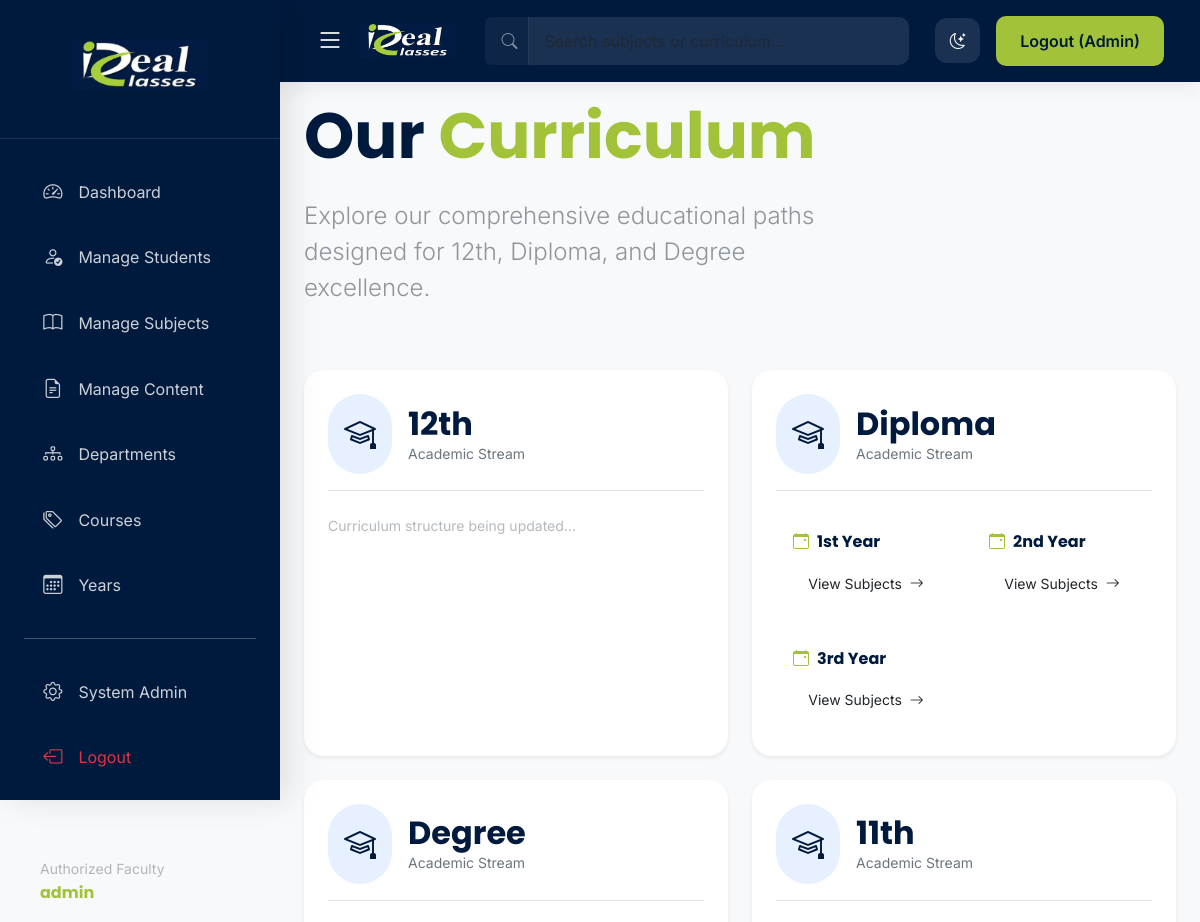
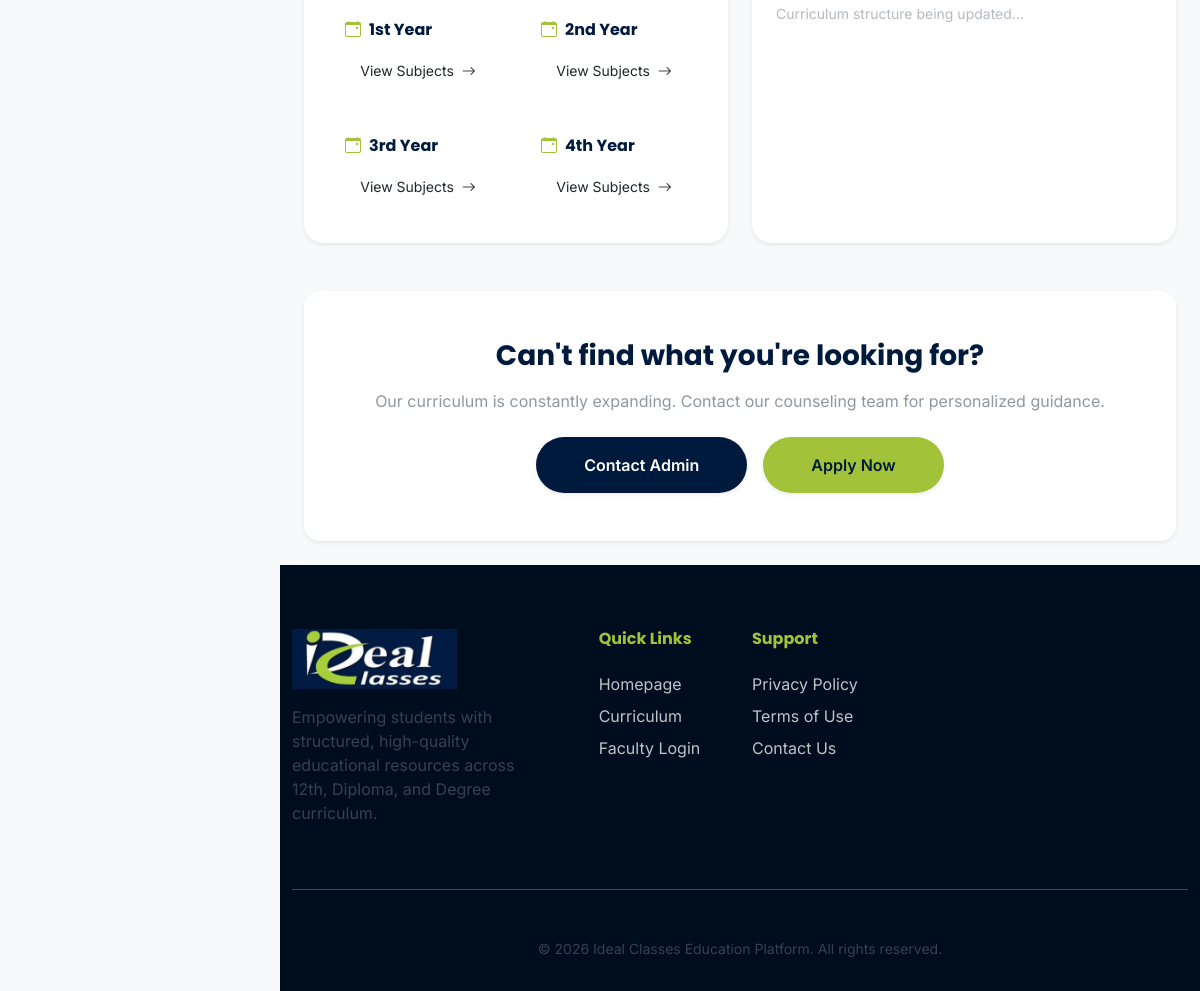
Screenshot of /curriculum/ (signed in) with the database file from the repository (2 pictures, top to bottom).
### education/models.py (models this page shows, shortened)
class Category(models.Model):
    name = models.CharField(max_length=100)
    class Meta:
        verbose_name = "Course"
        verbose_name_plural = "Courses"

class Year(models.Model):
    category = models.ForeignKey(Category, related_name='years', on_delete=models.CASCADE)
    name = models.CharField(max_length=50)
    class Meta:
        unique_together = ('category', 'name')

### education/views.py (the view)
# urls.py: path('curriculum/', views.curriculum, name='curriculum'),
def curriculum(request):
    categories = Category.objects.prefetch_related('years').all()
    return render(request, 'education/curriculum.html', {'categories': categories})

### templates/education/curriculum.html
{% extends 'base.html' %}
{% block content %}
<div class="animate__animated animate__fadeIn">
    <div class="row align-items-center mb-5">
        <div class="col-lg-8">
            <h1 class="display-3 fw-bold mb-4">Our <span class="text-secondary-branded">Curriculum</span></h1>
            <p class="lead fs-4 opacity-75 pe-lg-5">Explore our comprehensive educational paths designed for 12th, Diploma, and Degree excellence.</p>
        </div>
    </div>
    <div class="row g-4">
        {% for category in categories %}
        <div class="col-lg-6">
            <div class="card card-branded border-0 p-4 h-100 shadow-sm transition-hover">
                <div class="d-flex align-items-center mb-4 pb-3 border-bottom">
                    <div class="p-3 bg-primary bg-opacity-10 rounded-pill me-3" style="color: var(--primary-color);">
                        <i class="bi bi-mortarboard fs-2"></i>
                    </div>
                    <div>
                        <h2 class="fw-bold mb-0">{{ category.name }}</h2>
                        <p class="small text-muted mb-0">Academic Stream</p>
                    </div>
                </div>
                <div class="row g-3">
                    {% for year in category.years.all %}
                    <div class="col-md-6">
                        <div class="p-3 bg-light bg-opacity-10 rounded-4 border border-light border-opacity-10 h-100">
                            <h6 class="fw-bold mb-3 d-flex align-items-center">
                                <i class="bi bi-calendar-event me-2 text-secondary-branded"></i> {{ year.name }}
                            </h6>
                            <a href="{% url 'year_subjects' category.pk year.pk %}" class="btn btn-sm btn-outline-primary-branded w-100 rounded-pill">
                                View Subjects <i class="bi bi-arrow-right ms-1"></i>
                            </a>
                        </div>
                    </div>
                    {% empty %}
                    <div class="col-12">
                        <p class="text-muted opacity-50 small">Curriculum structure being updated...</p>
                    </div>
                    {% endfor %}
                </div>
            </div>
        </div>
        {% endfor %}
    </div>
    <div class="mt-5 p-5 card-branded border-0 shadow-sm rounded-4 text-center">
        <h3 class="fw-bold mb-3">Can't find what you're looking for?</h3>
        <p class="opacity-75 mb-4">Our curriculum is constantly expanding. Contact our counseling team for personalized guidance.</p>
        <div class="d-flex justify-content-center gap-3">
            <a href="{% url 'contact_us' %}" class="btn btn-primary-branded px-5 py-3 shadow-sm rounded-pill">Contact Admin</a>
            <a href="{% url 'admission_apply' %}" class="btn btn-secondary-branded px-5 py-3 shadow-sm rounded-pill">Apply Now</a>
        </div>
    </div>
</div>
{% endblock %}

### templates/base.html (shortened to what this page needs)
<!DOCTYPE html>
<html lang="en" data-bs-theme="light">
<head>
    {% load static %}
    <link href="https://cdn.jsdelivr.net/npm/bootstrap@5.3.0/dist/css/bootstrap.min.css" rel="stylesheet">
    <link rel="stylesheet" href="https://cdn.jsdelivr.net/npm/bootstrap-icons@1.11.1/font/bootstrap-icons.css">
    <link rel="stylesheet" href="https://cdnjs.cloudflare.com/ajax/libs/animate.css/4.1.1/animate.min.css"/>
</head>
<body>
<div class="wrapper">
    {% if user.is_authenticated or request.session.is_student %}
    <nav id="sidebar">
        <div class="sidebar-header">
            <div class="logo-trigger contact-trigger" title="Click for Contact Details">
                <img src="{% static 'images/logo.png' %}" alt="Logo" height="50" class="mb-2">
            </div>
        </div>
        <div class="sidebar-links">
            {% if request.session.is_student %}
            <a href="{% url 'student_dashboard' %}" class="{% if request.resolver_match.url_name == 'student_dashboard' %}active{% endif %}">
                <i class="bi bi-speedometer2"></i> My Dashboard
            </a>
            <a href="{% url 'student_dashboard' %}">
                <i class="bi bi-collection-play"></i> My Subjects
            </a>
            <a href="{% url 'saved_notes' %}" class="{% if request.resolver_match.url_name == 'saved_notes' %}active{% endif %}">
                <i class="bi bi-bookmark-star"></i> Saved Notes
            </a>
            <hr class="opacity-10 my-4">
            <a href="{% url 'student_logout' %}" class="text-danger">
                <i class="bi bi-box-arrow-left"></i> Logout
            </a>
            {% elif user.is_staff %}
            <a href="{% url 'home' %}" class="{% if request.resolver_match.url_name == 'home' %}active{% endif %}">
                <i class="bi bi-speedometer2"></i> Dashboard
            </a>
            <a href="{% url 'admin_admissions' %}" class="{% if request.resolver_match.url_name == 'admin_admissions' %}active{% endif %}">
                <i class="bi bi-person-check"></i> Manage Students
            </a>
            <a href="/admin/education/subject/" target="_blank">
                <i class="bi bi-book"></i> Manage Subjects
            </a>
            <a href="{% url 'manage_content' %}" class="{% if request.resolver_match.url_name == 'manage_content' %}active{% endif %}">
                <i class="bi bi-file-earmark-text"></i> Manage Content
            </a>
            <a href="/admin/education/branch/" target="_blank">
                <i class="bi bi-diagram-3"></i> Departments
            </a>
            <a href="/admin/education/category/" target="_blank">
                <i class="bi bi-tags"></i> Courses
            </a>
            <a href="/admin/education/year/" target="_blank">
                <i class="bi bi-calendar3"></i> Years
            </a>
            <hr class="opacity-10 my-4">
            <a href="/admin/" target="_blank">
                <i class="bi bi-gear"></i> System Admin
            </a>
            <form action="{% url 'logout' %}" method="post" id="logout-form-sidebar">
                <a href="#" onclick="document.getElementById('logout-form-sidebar').submit();" class="text-danger">
                    <i class="bi bi-box-arrow-left"></i> Logout
                </a>
            </form>
            {% endif %}
        </div>
        <div class="p-4 mt-auto">
            <div class="p-3 rounded-4" style="background: rgba(255,255,255,0.05);">
                <p class="small mb-1 opacity-50">Authorized {% if request.session.is_student %}Student{% else %}Faculty{% endif %}</p>
                <h6 class="mb-0 fw-bold text-secondary-branded">{{ user.username }}{{ request.session.student_email }}</h6>
            </div>
        </div>
    </nav>
    {% endif %}
    <div id="content">
        <nav class="navbar navbar-expand-lg navbar-dark navbar-branded px-4 sticky-top">
            <div class="container-fluid">
                <div class="d-flex align-items-center">
                    {% if user.is_authenticated or request.session.is_student %}
                    <button type="button" id="sidebarCollapse" class="btn text-white me-3 border-0 p-0 shadow-none">
                        <i class="bi bi-list fs-3"></i>
                    </button>
                    {% endif %}
                    <div class="navbar-brand d-flex align-items-center logo-trigger contact-trigger" title="Click for Contact Details">
                        <img src="{% static 'images/logo.png' %}" alt="Logo" height="35">
                    </div>
                </div>
                <form class="d-none d-md-flex mx-auto w-50" action="{% url 'search' %}" method="get">
                    <div class="input-group">
                        <span class="input-group-text bg-white bg-opacity-10 border-0 text-white opacity-50 ps-3 pe-2">
                            <i class="bi bi-search me-1"></i>
                        </span>
                        <input class="form-control bg-white bg-opacity-10 border-0 text-white px-3" type="search" name="q" placeholder="Search subjects or curriculum..." style="box-shadow: none;">
                    </div>
                </form>
                <div class="d-flex align-items-center ms-auto">
                    <div class="theme-toggle me-3" id="themeToggle" title="Toggle Theme">
                        <i class="bi bi-moon-stars" id="themeIcon"></i>
                    </div>
                    {% if user.is_authenticated %}
                        <form action="{% url 'logout' %}" method="post" class="d-none d-sm-block">
                            <button type="submit" class="btn btn-secondary-branded px-4">Logout (Admin)</button>
                        </form>
                    {% elif request.session.is_student %}
                        <a href="{% url 'student_logout' %}" class="btn btn-secondary-branded px-4 shadow-sm">Logout (Student)</a>
                    {% else %}
                        <a href="{% url 'login_selection' %}" class="nav-link text-white me-4 fw-500">Login</a>
                        <a href="{% url 'admission_apply' %}" class="btn btn-secondary-branded px-4">Admission Open</a>
                    {% endif %}
                </div>
            </div>
        </nav>
        <div class="p-4 pt-md-3">
            {% block content %}{% endblock %}
        </div>
        <footer class="footer-branded">
            <div class="container">
                <div class="row gy-4">
                    <div class="col-lg-4">
                        <img src="{% static 'images/logo.png' %}" alt="Logo" height="60" class="mb-3">
                        <p class="opacity-50 pe-lg-5">Empowering students with structured, high-quality educational resources across 12th, Diploma, and Degree curriculum.</p>
                    </div>
                    <div class="col-lg-2 col-md-4">
                        <h6 class="fw-bold mb-4 text-secondary-branded">Quick Links</h6>
                        <ul class="list-unstyled opacity-75">
                            <li class="mb-2"><a href="{% url 'home' %}" class="text-white text-decoration-none">Homepage</a></li>
                            <li class="mb-2"><a href="{% url 'curriculum' %}" class="text-white text-decoration-none">Curriculum</a></li>
                            <li><a href="{% url 'faculty_login' %}" class="text-white text-decoration-none">Faculty Login</a></li>
                        </ul>
                    </div>
                    <div class="col-lg-2 col-md-4">
                        <h6 class="fw-bold mb-4 text-secondary-branded">Support</h6>
                        <ul class="list-unstyled opacity-75">
                            <li class="mb-2"><a href="{% url 'privacy_policy' %}" class="text-white text-decoration-none">Privacy Policy</a></li>
                            <li class="mb-2"><a href="{% url 'terms_of_use' %}" class="text-white text-decoration-none">Terms of Use</a></li>
                            <li><a href="{% url 'contact_us' %}" class="text-white text-decoration-none">Contact Us</a></li>
                        </ul>
                    </div>
                </div>
                <hr class="opacity-10 my-5">
                <div class="text-center opacity-50">
                    <p class="small mb-0">&copy; 2026 Ideal Classes Education Platform. All rights reserved.</p>
                </div>
            </div>
        </footer>
    </div>
</div>
</body>
</html>

### templates/base.html (style rules this page uses)
:root { --primary-color: #001a3d; --secondary-color: #a2c339; --accent-color: #ffffff; --bg-light: #f8f9fa; --bg-dark: #00122b; --card-light: #ffffff; --card-dark: #001a3d; --text-main: #001a3d; --text-muted: #6c757d; --text-inverted: #ffffff; --sidebar-width: 280px; --transition: all 0.3s cubic-bezier(0.4, 0, 0.2, 1); --border-radius: 12px; --shadow-soft: 0 4px 20px rgba(0, 0, 0, 0.08); --shadow-strong: 0 8px 30px rgba(0, 0, 0, 0.15); --border-color: rgba(0,0,0,0.08); --overlay-bg: rgba(0, 0, 0, 0.4); }
body { font-family: 'Inter', sans-serif; background-color: var(--bg-light); color: var(--text-main); overflow-x: hidden; margin: 0; transition: all 0.3s ease; }
h1, h2, h3, h4, h5, h6, .navbar-brand { font-family: 'Poppins', sans-serif; color: var(--text-main); font-weight: 700; }
p { color: var(--text-muted); }
.text-muted { color: var(--text-muted) !important; }
.wrapper { display: flex; width: 100%; align-items: stretch; min-height: 100vh; overflow-x: hidden; }
#sidebar { min-width: var(--sidebar-width); max-width: var(--sidebar-width); background: var(--primary-color); color: white; transition: all 0.3s cubic-bezier(0.4, 0, 0.2, 1); z-index: 1050; height: 100vh; position: sticky; top: 0; display: flex; flex-direction: column; box-shadow: 10px 0 30px rgba(0,0,0,0.1); }
.sidebar-header { padding: 2.5rem 1.5rem; text-align: center; border-bottom: 1px solid rgba(255,255,255,0.1); }
.sidebar-links { padding: 1.5rem; }
.sidebar-links a { padding: 0.9rem 1.2rem; display: flex; align-items: center; color: rgba(255,255,255,0.8); text-decoration: none; border-radius: var(--border-radius); margin-bottom: 0.5rem; transition: var(--transition); }
.sidebar-links i { margin-right: 1rem; font-size: 1.2rem; }
#content { flex: 1; padding: 0; display: flex; flex-direction: column; background-color: var(--bg-light); transition: all 0.3s cubic-bezier(0.4, 0, 0.2, 1); position: relative; min-height: 100vh; min-width: 0; }
.navbar-branded { background: var(--primary-color); padding: 1rem 1.5rem; box-shadow: var(--shadow-soft); }
.card-branded { background: var(--card-light); border: 1px solid var(--border-color); border-radius: 20px; box-shadow: var(--shadow-soft); transition: var(--transition); overflow: hidden; }
.form-control, .form-select { background-color: var(--card-light); border-color: var(--border-color); color: var(--text-main); border-radius: 10px; padding: 0.75rem 1rem; }
.btn-primary-branded { background-color: var(--primary-color); border: none; color: #ffffff !important; padding: 0.8rem 1.8rem; border-radius: 10px; font-weight: 600; transition: var(--transition); }
.btn-secondary-branded { background-color: var(--secondary-color); border: none; color: #001a3d !important; padding: 0.8rem 1.8rem; border-radius: 10px; font-weight: 600; transition: var(--transition); }
.theme-toggle { cursor: pointer; width: 45px; height: 45px; border-radius: 12px; display: flex; align-items: center; justify-content: center; background: rgba(255,255,255,0.1); color: white; transition: var(--transition); }
.footer-branded { background: #000d1f; color: white; padding: 4rem 0 2rem 0; margin-top: auto; }
.text-secondary-branded { color: var(--secondary-color) !important; }
.logo-trigger { cursor: pointer; transition: transform 0.2s; }

### rows the page displays
Category: name "12th"
Category: name "Diploma"
Year: name "1st Year"
Year: name "2nd Year"
Year: name "3rd Year"
Category: name "Degree"
Year: name "1st Year"
Year: name "2nd Year"
Year: name "3rd Year"
Year: name "4th Year"
Category: name "11th"

### other values shown
{{ user.username }} "admin"
